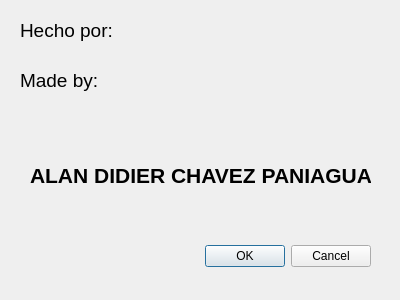
<?xml version="1.0" encoding="UTF-8"?>
<ui version="4.0">
 <class>Dialog</class>
 <widget class="QDialog" name="Dialog">
  <property name="geometry">
   <rect>
    <x>0</x>
    <y>0</y>
    <width>400</width>
    <height>300</height>
   </rect>
  </property>
  <property name="windowTitle">
   <string>Dialog</string>
  </property>
  <widget class="QDialogButtonBox" name="buttonBox">
   <property name="geometry">
    <rect>
     <x>30</x>
     <y>240</y>
     <width>341</width>
     <height>32</height>
    </rect>
   </property>
   <property name="orientation">
    <enum>Qt::Horizontal</enum>
   </property>
   <property name="standardButtons">
    <set>QDialogButtonBox::Cancel|QDialogButtonBox::Ok</set>
   </property>
  </widget>
  <widget class="QLabel" name="label">
   <property name="geometry">
    <rect>
     <x>20</x>
     <y>10</y>
     <width>141</width>
     <height>41</height>
    </rect>
   </property>
   <property name="font">
    <font>
     <pointsize>14</pointsize>
    </font>
   </property>
   <property name="text">
    <string>Hecho por:</string>
   </property>
  </widget>
  <widget class="QLabel" name="label_2">
   <property name="geometry">
    <rect>
     <x>20</x>
     <y>60</y>
     <width>141</width>
     <height>41</height>
    </rect>
   </property>
   <property name="font">
    <font>
     <pointsize>14</pointsize>
    </font>
   </property>
   <property name="text">
    <string>Made by:</string>
   </property>
  </widget>
  <widget class="QLabel" name="label_3">
   <property name="geometry">
    <rect>
     <x>30</x>
     <y>150</y>
     <width>341</width>
     <height>51</height>
    </rect>
   </property>
   <property name="font">
    <font>
     <pointsize>16</pointsize>
     <bold>true</bold>
    </font>
   </property>
   <property name="text">
    <string>ALAN DIDIER CHAVEZ PANIAGUA</string>
   </property>
  </widget>
 </widget>
 <resources/>
 <connections>
  <connection>
   <sender>buttonBox</sender>
   <signal>accepted()</signal>
   <receiver>Dialog</receiver>
   <slot>accept()</slot>
   <hints>
    <hint type="sourcelabel">
     <x>248</x>
     <y>254</y>
    </hint>
    <hint type="destinationlabel">
     <x>157</x>
     <y>274</y>
    </hint>
   </hints>
  </connection>
  <connection>
   <sender>buttonBox</sender>
   <signal>rejected()</signal>
   <receiver>Dialog</receiver>
   <slot>reject()</slot>
   <hints>
    <hint type="sourcelabel">
     <x>316</x>
     <y>260</y>
    </hint>
    <hint type="destinationlabel">
     <x>286</x>
     <y>274</y>
    </hint>
   </hints>
  </connection>
 </connections>
</ui>
